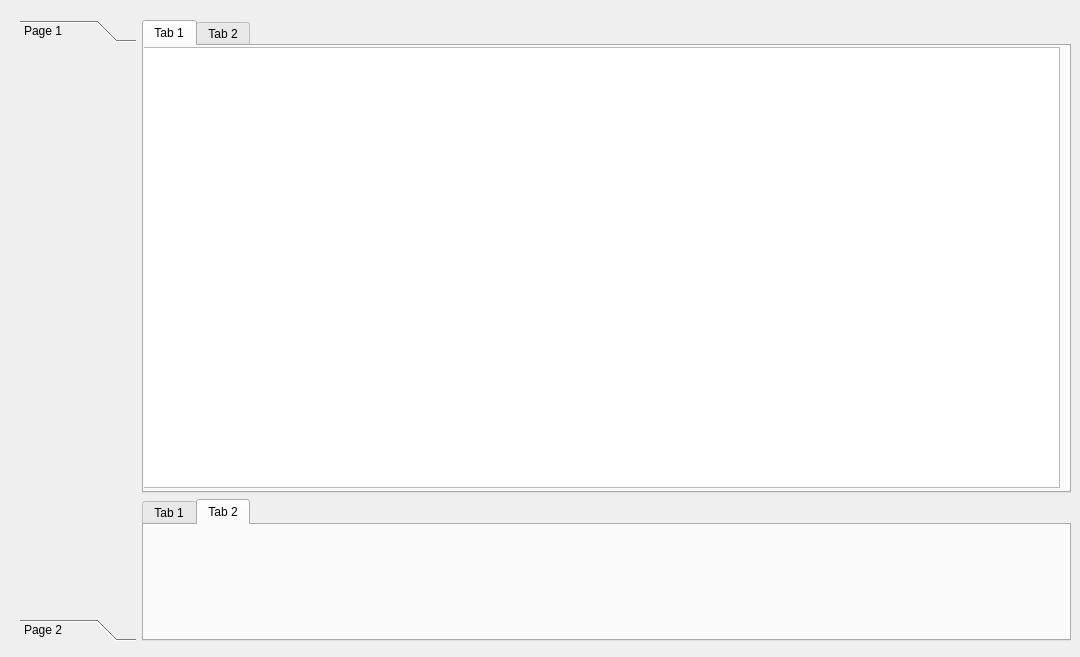
<?xml version="1.0" encoding="UTF-8"?>
<ui version="4.0">
 <class>DataWidget</class>
 <widget class="QWidget" name="DataWidget">
  <property name="geometry">
   <rect>
    <x>0</x>
    <y>0</y>
    <width>1080</width>
    <height>657</height>
   </rect>
  </property>
  <property name="windowTitle">
   <string>Form</string>
  </property>
  <widget class="QWidget" name="gridLayoutWidget">
   <property name="geometry">
    <rect>
     <x>20</x>
     <y>20</y>
     <width>1051</width>
     <height>621</height>
    </rect>
   </property>
   <layout class="QGridLayout" name="gridLayout" columnstretch="1,8">
    <item row="0" column="1">
     <layout class="QVBoxLayout" name="verticalLayout" stretch="10,3">
      <item>
       <widget class="QTabWidget" name="mainTabWidget">
        <widget class="QWidget" name="dataExplorer">
         <attribute name="title">
          <string>Tab 1</string>
         </attribute>
         <widget class="QListWidget" name="listWidget">
          <property name="geometry">
           <rect>
            <x>-5</x>
            <y>1</y>
            <width>921</width>
            <height>441</height>
           </rect>
          </property>
         </widget>
        </widget>
        <widget class="QWidget" name="tab_2">
         <attribute name="title">
          <string>Tab 2</string>
         </attribute>
        </widget>
       </widget>
      </item>
      <item>
       <widget class="QTabWidget" name="outputTabWidget">
        <property name="currentIndex">
         <number>1</number>
        </property>
        <widget class="QWidget" name="output">
         <attribute name="title">
          <string>Tab 1</string>
         </attribute>
         <widget class="QPlainTextEdit" name="outputTextEdit">
          <property name="geometry">
           <rect>
            <x>80</x>
            <y>10</y>
            <width>771</width>
            <height>91</height>
           </rect>
          </property>
         </widget>
        </widget>
        <widget class="QWidget" name="tab_8">
         <attribute name="title">
          <string>Tab 2</string>
         </attribute>
        </widget>
       </widget>
      </item>
     </layout>
    </item>
    <item row="0" column="0">
     <widget class="QToolBox" name="toolBox">
      <property name="currentIndex">
       <number>0</number>
      </property>
      <widget class="QWidget" name="dataProcess">
       <property name="geometry">
        <rect>
         <x>0</x>
         <y>0</y>
         <width>116</width>
         <height>565</height>
        </rect>
       </property>
       <attribute name="label">
        <string>Page 1</string>
       </attribute>
      </widget>
      <widget class="QWidget" name="dataVisualize">
       <property name="geometry">
        <rect>
         <x>0</x>
         <y>0</y>
         <width>116</width>
         <height>565</height>
        </rect>
       </property>
       <attribute name="label">
        <string>Page 2</string>
       </attribute>
      </widget>
     </widget>
    </item>
   </layout>
  </widget>
 </widget>
 <resources/>
 <connections/>
</ui>
